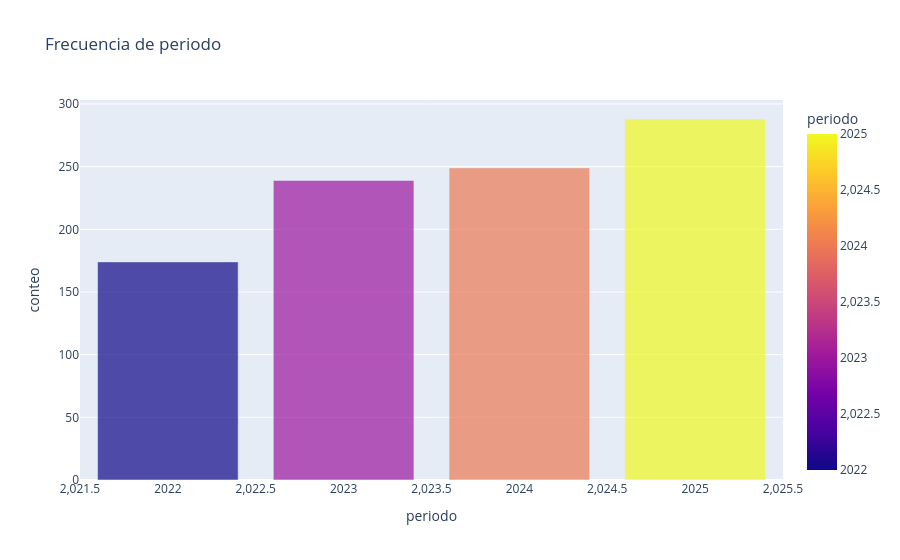
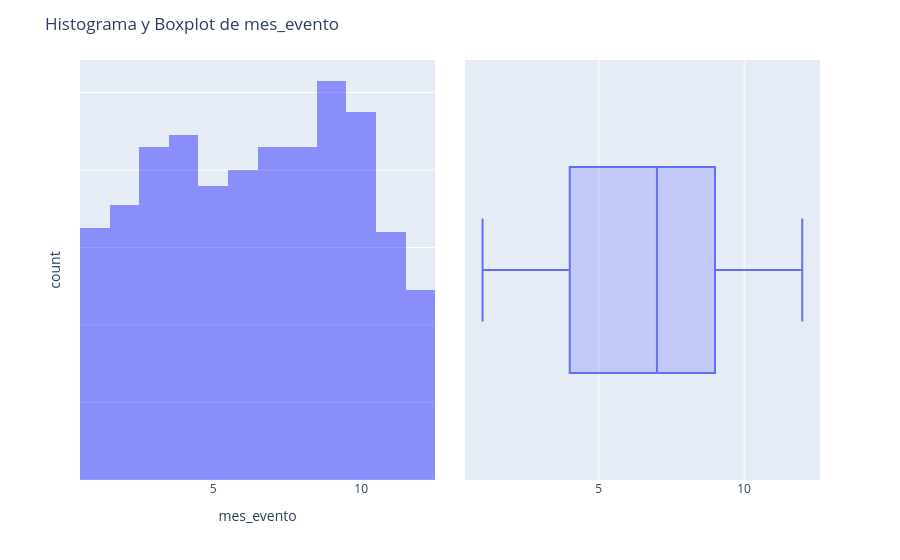
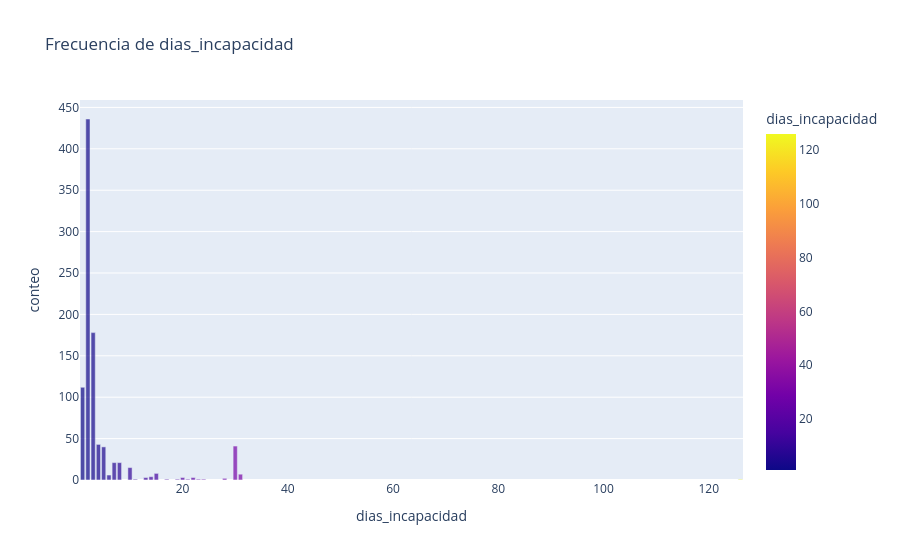
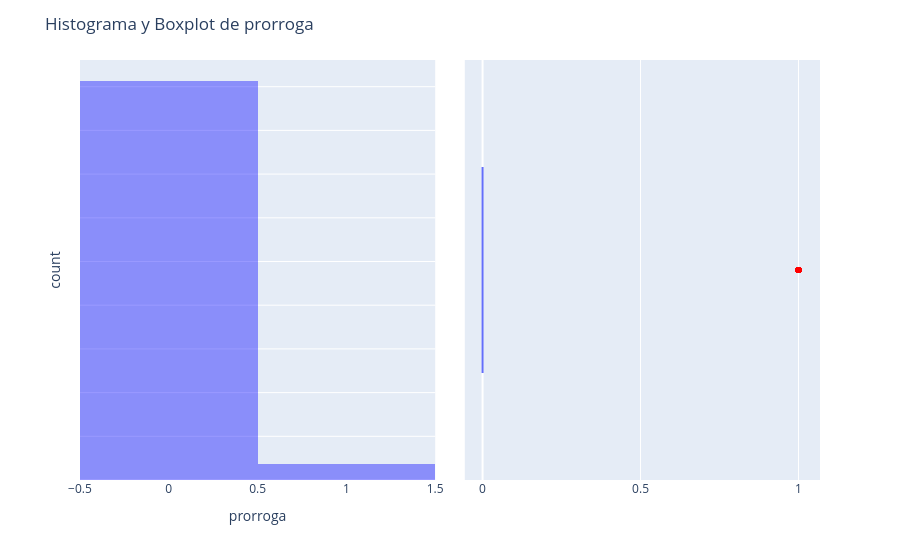

The cell these charts' notebook holds for them, in order:
### Markdown cell above
##### 4.3 Distribución de las Variables Cuantitativas

### Code cell
for col in cuantitativas:
    graph.graficarColumnasPlotly(col)

### Figure 1 — Plotly figure (JSON) as saved in the notebook; plotly's stock layout.template omitted (floating-point values rounded to 4 significant figures)
{"data": [{"hovertemplate": "periodo=%{marker.color}<br>conteo=%{y}<extra></extra>", "legendgroup": "", "marker": {"color": [2025, 2024, 2023, 2022], "coloraxis": "coloraxis", "pattern": {"shape": ""}}, "name": "", "opacity": 0.7, "orientation": "v", "showlegend": false, "textposition": "auto", "type": "bar", "x": [2025, 2024, 2023, 2022], "xaxis": "x", "y": [288, 249, 239, 174], "yaxis": "y"}], "layout": {"barmode": "relative", "coloraxis": {"colorbar": {"title": {"text": "periodo"}}, "colorscale": [[0, "#0d0887"], [0.1111, "#46039f"], [0.2222, "#7201a8"], [0.3333, "#9c179e"], [0.4444, "#bd3786"], [0.5556, "#d8576b"], [0.6667, "#ed7953"], [0.7778, "#fb9f3a"], [0.8889, "#fdca26"], [1, "#f0f921"]]}, "legend": {"tracegroupgap": 0}, "title": {"text": "Frecuencia de periodo"}, "xaxis": {"anchor": "y", "domain": [0, 1], "title": {"text": "periodo"}}, "yaxis": {"anchor": "x", "domain": [0, 1], "title": {"text": "conteo"}}}}

### Figure 2 — Plotly figure (JSON) as saved in the notebook; plotly's stock layout.template omitted (floating-point values rounded to 4 significant figures; data arrays with more than 128 entries replaced by an {"elided": "..."} marker saying what was removed)
{"data": [{"bingroup": "x", "hovertemplate": "mes_evento=%{x}<br>count=%{y}<extra></extra>", "legendgroup": "", "marker": {"color": "rgba(0, 0, 255, 0.4)", "pattern": {"shape": ""}}, "name": "", "orientation": "v", "showlegend": false, "type": "histogram", "x": {"elided": "950 int values"}, "xaxis": "x", "yaxis": "y"}, {"alignmentgroup": "True", "fillcolor": "rgba(0, 0, 255, 0.15)", "hovertemplate": "mes_evento=%{x}<br>_dummy=%{y}<extra></extra>", "legendgroup": "", "marker": {"color": "#636efa"}, "name": "", "notched": false, "offsetgroup": "", "orientation": "h", "showlegend": false, "type": "box", "x": {"elided": "950 int values"}, "x0": " ", "xaxis": "x2", "y": {"elided": "950 str values"}, "y0": " ", "yaxis": "y2"}, {"marker": {"color": "red", "size": 6}, "mode": "markers", "showlegend": false, "type": "scatter", "x": [], "xaxis": "x2", "y": [], "yaxis": "y2"}], "layout": {"barmode": "relative", "legend": {"tracegroupgap": 0}, "margin": {"t": 60}, "showlegend": false, "title": {"text": "Histograma y Boxplot de mes_evento"}, "xaxis": {"anchor": "y", "domain": [0, 0.48], "title": {"text": "mes_evento"}}, "xaxis2": {"domain": [0.52, 1]}, "yaxis": {"anchor": "x", "domain": [0, 1], "showticklabels": false, "title": {"text": "count"}}, "yaxis2": {"domain": [0, 1], "showticklabels": false}}}

### Figure 3 — Plotly figure (JSON) as saved in the notebook; plotly's stock layout.template omitted (floating-point values rounded to 4 significant figures)
{"data": [{"hovertemplate": "dias_incapacidad=%{marker.color}<br>conteo=%{y}<extra></extra>", "legendgroup": "", "marker": {"color": [2, 3, 1, 4, 30, 5, 7, 8, 10, 15, 31, 6, 14, 13, 20, 22, 28, 24, 21, 126, 11, 23, 19, 17], "coloraxis": "coloraxis", "pattern": {"shape": ""}}, "name": "", "opacity": 0.7, "orientation": "v", "showlegend": false, "textposition": "auto", "type": "bar", "x": [2, 3, 1, 4, 30, 5, 7, 8, 10, 15, 31, 6, 14, 13, 20, 22, 28, 24, 21, 126, 11, 23, 19, 17], "xaxis": "x", "y": [436, 178, 112, 43, 41, 40, 21, 21, 15, 8, 7, 6, 4, 3, 3, 3, 2, 1, 1, 1, 1, 1, 1, 1], "yaxis": "y"}], "layout": {"barmode": "relative", "coloraxis": {"colorbar": {"title": {"text": "dias_incapacidad"}}, "colorscale": [[0, "#0d0887"], [0.1111, "#46039f"], [0.2222, "#7201a8"], [0.3333, "#9c179e"], [0.4444, "#bd3786"], [0.5556, "#d8576b"], [0.6667, "#ed7953"], [0.7778, "#fb9f3a"], [0.8889, "#fdca26"], [1, "#f0f921"]]}, "legend": {"tracegroupgap": 0}, "title": {"text": "Frecuencia de dias_incapacidad"}, "xaxis": {"anchor": "y", "domain": [0, 1], "title": {"text": "dias_incapacidad"}}, "yaxis": {"anchor": "x", "domain": [0, 1], "title": {"text": "conteo"}}}}

### Figure 4 — Plotly figure (JSON) as saved in the notebook; plotly's stock layout.template omitted (floating-point values rounded to 4 significant figures; data arrays with more than 128 entries replaced by an {"elided": "..."} marker saying what was removed)
{"data": [{"bingroup": "x", "hovertemplate": "prorroga=%{x}<br>count=%{y}<extra></extra>", "legendgroup": "", "marker": {"color": "rgba(0, 0, 255, 0.4)", "pattern": {"shape": ""}}, "name": "", "orientation": "v", "showlegend": false, "type": "histogram", "x": {"elided": "950 int values"}, "xaxis": "x", "yaxis": "y"}, {"alignmentgroup": "True", "fillcolor": "rgba(0, 0, 255, 0.15)", "hovertemplate": "prorroga=%{x}<br>_dummy=%{y}<extra></extra>", "legendgroup": "", "marker": {"color": "#636efa"}, "name": "", "notched": false, "offsetgroup": "", "orientation": "h", "showlegend": false, "type": "box", "x": {"elided": "950 int values"}, "x0": " ", "xaxis": "x2", "y": {"elided": "950 str values"}, "y0": " ", "yaxis": "y2"}, {"marker": {"color": "red", "size": 6}, "mode": "markers", "showlegend": false, "type": "scatter", "x": [1, 1, 1, 1, 1, 1, 1, 1, 1, 1, 1, 1, 1, 1, 1, 1, 1, 1, 1, 1, 1, 1, 1, 1, 1, 1, 1, 1, 1, 1, 1, 1, 1, 1, 1, 1, 1], "xaxis": "x2", "y": [" ", " ", " ", " ", " ", " ", " ", " ", " ", " ", " ", " ", " ", " ", " ", " ", " ", " ", " ", " ", " ", " ", " ", " ", " ", " ", " ", " ", " ", " ", " ", " ", " ", " ", " ", " ", " "], "yaxis": "y2"}], "layout": {"barmode": "relative", "legend": {"tracegroupgap": 0}, "margin": {"t": 60}, "showlegend": false, "title": {"text": "Histograma y Boxplot de prorroga"}, "xaxis": {"anchor": "y", "domain": [0, 0.48], "title": {"text": "prorroga"}}, "xaxis2": {"domain": [0.52, 1]}, "yaxis": {"anchor": "x", "domain": [0, 1], "showticklabels": false, "title": {"text": "count"}}, "yaxis2": {"domain": [0, 1], "showticklabels": false}}}
